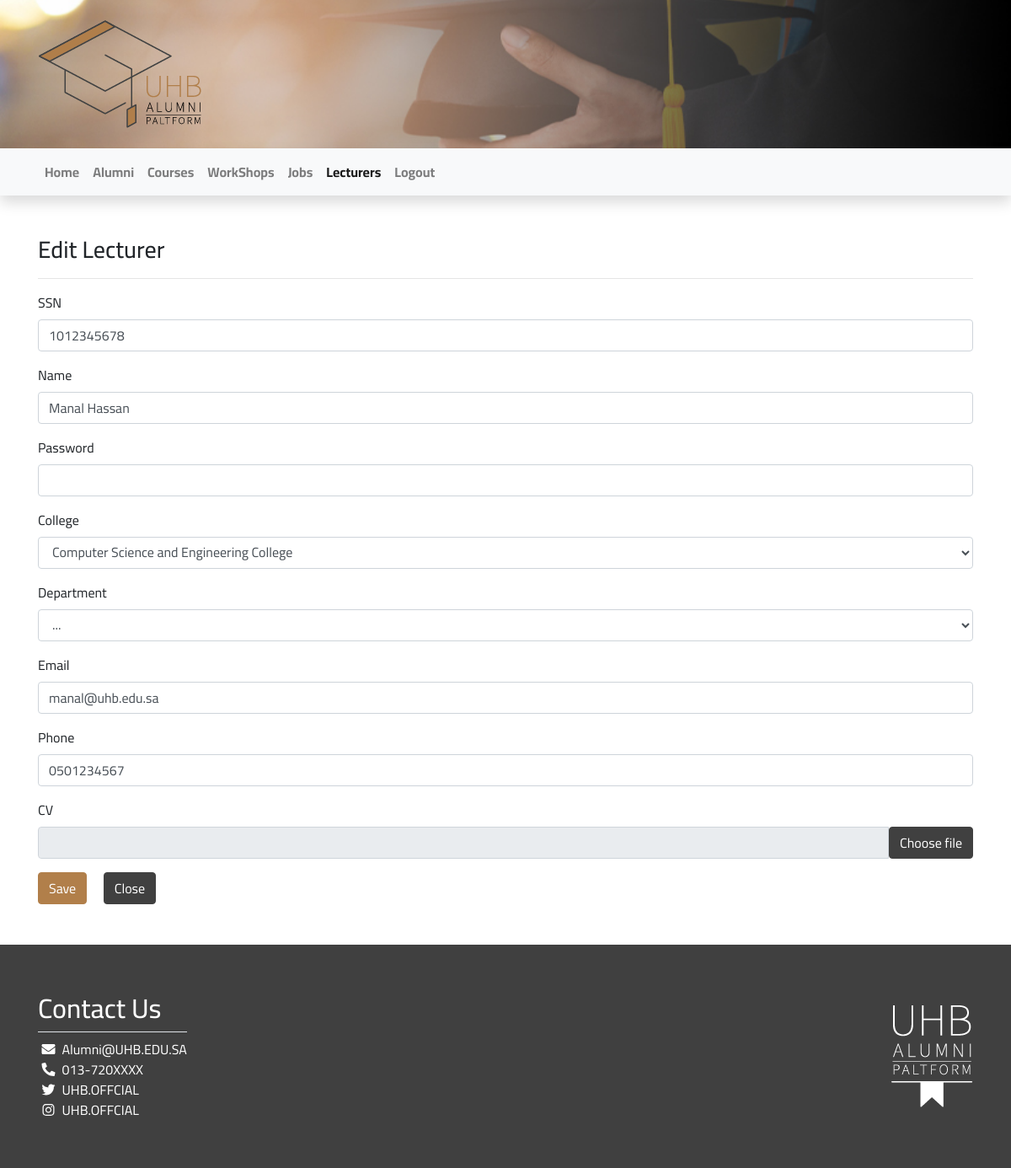
The app's page /Code/views/lecturers/edit.php?id=5 (signed in) with its own data.
### tables this page shows
CREATE TABLE `lecturers` (
  `id` int(11) NOT NULL,
  `SSN` varchar(255) NOT NULL,
  `lec_name` varchar(255) NOT NULL,
  `email` varchar(255) NOT NULL,
  `password` varchar(255) NOT NULL,
  `salt` varchar(10) NOT NULL,
  `phone` varchar(25) NOT NULL,
  `cv` varchar(255) NOT NULL,
  `department_id` int(11) NOT NULL
);

CREATE TABLE `colleges` (
  `id` int(11) NOT NULL,
  `colg_name` varchar(255) NOT NULL
);

### Code/views/lecturers/edit.php (the view, shortened to what this page needs)
<?php
require_once"../../init/init.php";
$stmt = $con->prepare("SELECT * FROM colleges");
$stmt->execute();
$colleges = $stmt->fetchAll();
if ( isset( $_GET['id'] ) ) {
	$stmt = $con->prepare("SELECT * FROM lecturers WHERE id = ? LIMIT 1");
	$stmt->execute([$_GET['id']]);
	$lecturer = $stmt->fetch();
	$college_id = getCollegeId($lecturer['id']);
} else {
	$_SESSION['msg'][] = "Error in the URL, You Must Pass the ID";
}
		?>
<div class="container py-5">
    <h3>Edit Lecturer</h3>
    <hr />
	<form action="<?= $_SERVER['REQUEST_URI'] ?>" method="post" enctype="multipart/form-data">
		<div class="form-group">
			<label for="ssn">SSN</label>
			<input type="text" class="form-control" id="ssn" name="ssn" value="<?= $lecturer['SSN'] ?>">
		</div>
		<div class="form-group">
			<label for="name">Name</label>
			<input type="text" class="form-control" id="name" name="name" value="<?= $lecturer['lec_name'] ?>">
		</div>
		<div class="form-group">
			<label for="password">Password</label>
			<input type="password" class="form-control" id="password" name="password">
		</div>
		<div class="form-group">
			<label for="college">College</label>
			<select class="form-control" id="college">
				<?php foreach ($colleges as $college): ?>
					<option
						value="<?= $college['id'] ?>"
						<?php if( $college['id'] == $college_id ): ?>
							selected
						<?php endif; ?>
					>
						<?= $college['colg_name'] ?>
					</option>
				<?php endforeach; ?>
			</select>
		</div>
		<div class="form-group">
			<label for="department">Department</label>
			<select class="form-control" id="department" name="department">
				<option value="0">...</option>
			</select>
		</div>
		<div class="form-group">
			<label for="email">Email</label>
			<input type="email" class="form-control" id="email" name="email" value="<?= $lecturer['email'] ?>">
		</div>
		<div class="form-group">
			<label for="phone">Phone</label>
			<input type="text" class="form-control" id="phone" name="phone" value="<?= $lecturer['phone'] ?>">
		</div>
		<div class="form-group">
			<label for="cv">CV</label>
		</div>
		<button type="submit" class="btn btn-primary">Save</button>
		<a href="<?= route("lecturers") ?>" class="btn btn-secondary ml-3">Close</a>
	</form>
</div>
<?php require_once"../includes/footer.php"; ?>

### Code/assets/css/style.css (style rules this page uses)
body { background-repeat: no-repeat; background-size: cover; font-family: 'Cairo'; background-attachment: fixed; background-position: center; }

### records on screen
lecturers: ssn "1012345678", name "Manal Hassan", id+department "Computer Science and Engineering College", email "manal@uhb.edu.sa", phone "0501234567"
